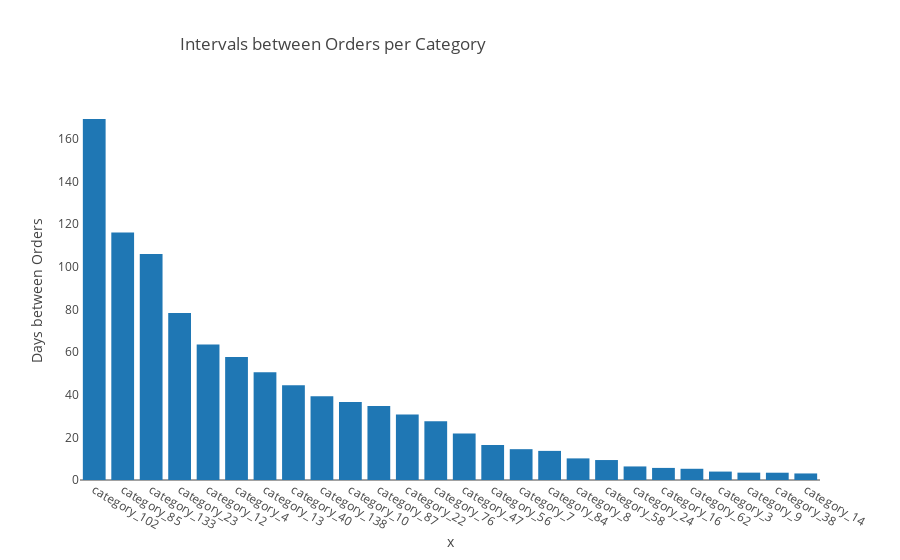

The notebook cell saved with this chart:
### Code cell
# plot histogram
hist_fig = px.histogram(x=category_interval.category, y=category_interval.interval,
                        title="Intervals between Orders per Category", template= "ygridoff" 
                       ).update_xaxes(categoryorder='total descending')
hist_fig.update_layout(title_x=0.2,
#                        xaxis_title="Categories", 
                       yaxis_title="Days between Orders"
                      )

hist_fig.show(config={'displaylogo': False})

### Figure 1 — Plotly figure (JSON) as saved in the notebook; plotly's stock layout.template omitted (floating-point values rounded to 4 significant figures)
{"data": [{"alignmentgroup": "True", "bingroup": "x", "histfunc": "sum", "hovertemplate": "x=%{x}<br>sum of y=%{y}<extra></extra>", "legendgroup": "", "marker": {"color": "#1F77B4", "pattern": {"shape": ""}}, "name": "", "offsetgroup": "", "orientation": "v", "showlegend": false, "type": "histogram", "x": ["category_3", "category_9", "category_14", "category_16", "category_24", "category_38", "category_58", "category_76", "category_133", "category_4", "category_12", "category_56", "category_7", "category_8", "category_87", "category_22", "category_84", "category_62", "category_138", "category_102", "category_10", "category_47", "category_85", "category_23", "category_13", "category_40"], "xaxis": "x", "y": [3.948, 3.451, 3.073, 5.669, 6.355, 3.417, 9.358, 27.59, 106, 57.69, 63.58, 16.42, 14.45, 10.13, 34.7, 30.67, 13.65, 5.261, 39.28, 169.2, 36.58, 21.83, 116, 78.29, 50.56, 44.4], "yaxis": "y"}], "layout": {"barmode": "relative", "legend": {"tracegroupgap": 0}, "title": {"text": "Intervals between Orders per Category", "x": 0.2}, "xaxis": {"anchor": "y", "categoryorder": "total descending", "domain": [0, 1], "title": {"text": "x"}}, "yaxis": {"anchor": "x", "domain": [0, 1], "title": {"text": "Days between Orders"}}}}
